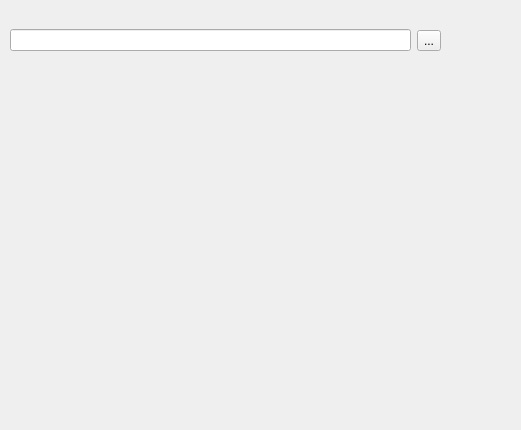
<?xml version="1.0" encoding="UTF-8"?>
<ui version="4.0">
 <class>TargetDirPage</class>
 <widget class="QWidget" name="TargetDirPage">
  <property name="geometry">
   <rect>
    <x>0</x>
    <y>0</y>
    <width>521</width>
    <height>430</height>
   </rect>
  </property>
  <property name="sizePolicy">
   <sizepolicy hsizetype="Preferred" vsizetype="Preferred">
    <horstretch>0</horstretch>
    <verstretch>0</verstretch>
   </sizepolicy>
  </property>
  <property name="minimumSize">
   <size>
    <width>491</width>
    <height>190</height>
   </size>
  </property>
  <property name="windowTitle">
   <string>Select target directory</string>
  </property>
  <widget class="QWidget" name="horizontalLayoutWidget">
   <property name="geometry">
    <rect>
     <x>10</x>
     <y>10</y>
     <width>431</width>
     <height>61</height>
    </rect>
   </property>
   <layout class="QHBoxLayout" name="horizontalLayout">
    <item>
     <widget class="QLineEdit" name="lineEdit">
      <property name="sizePolicy">
       <sizepolicy hsizetype="Expanding" vsizetype="Fixed">
        <horstretch>0</horstretch>
        <verstretch>0</verstretch>
       </sizepolicy>
      </property>
     </widget>
    </item>
    <item>
     <widget class="QToolButton" name="toolButton">
      <property name="text">
       <string>...</string>
      </property>
     </widget>
    </item>
   </layout>
  </widget>
 </widget>
 <resources/>
 <connections/>
</ui>
